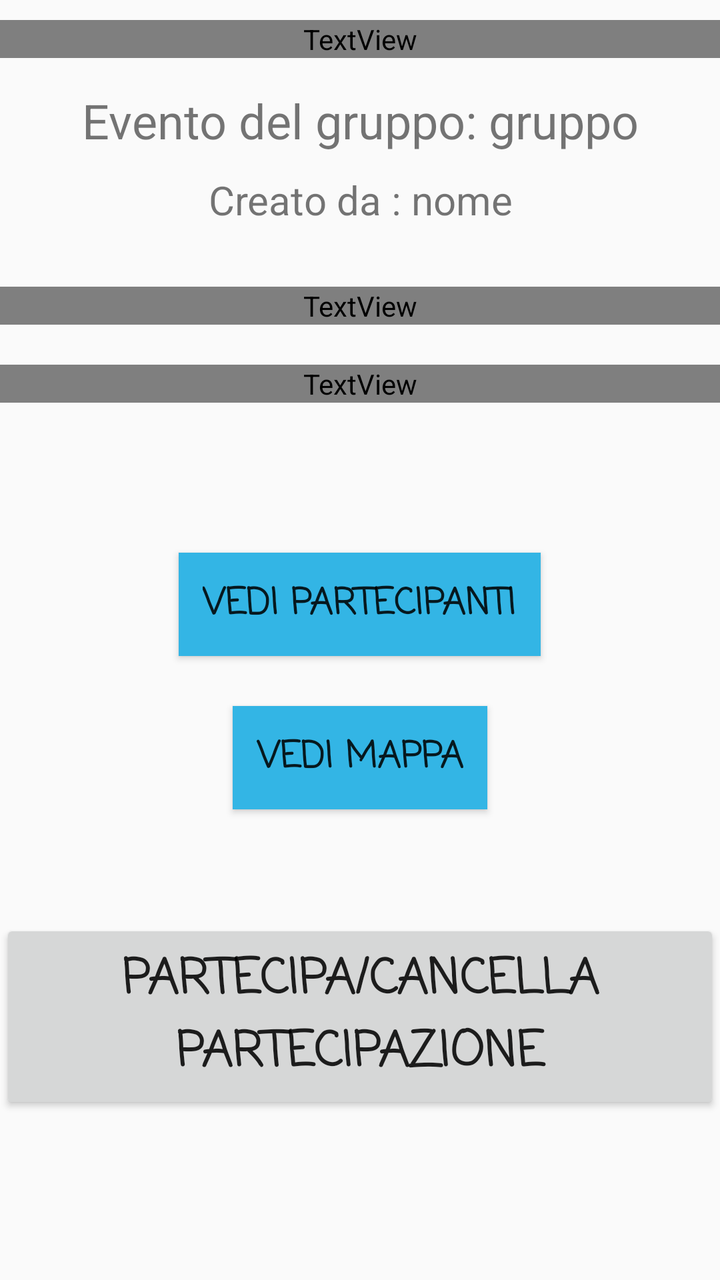
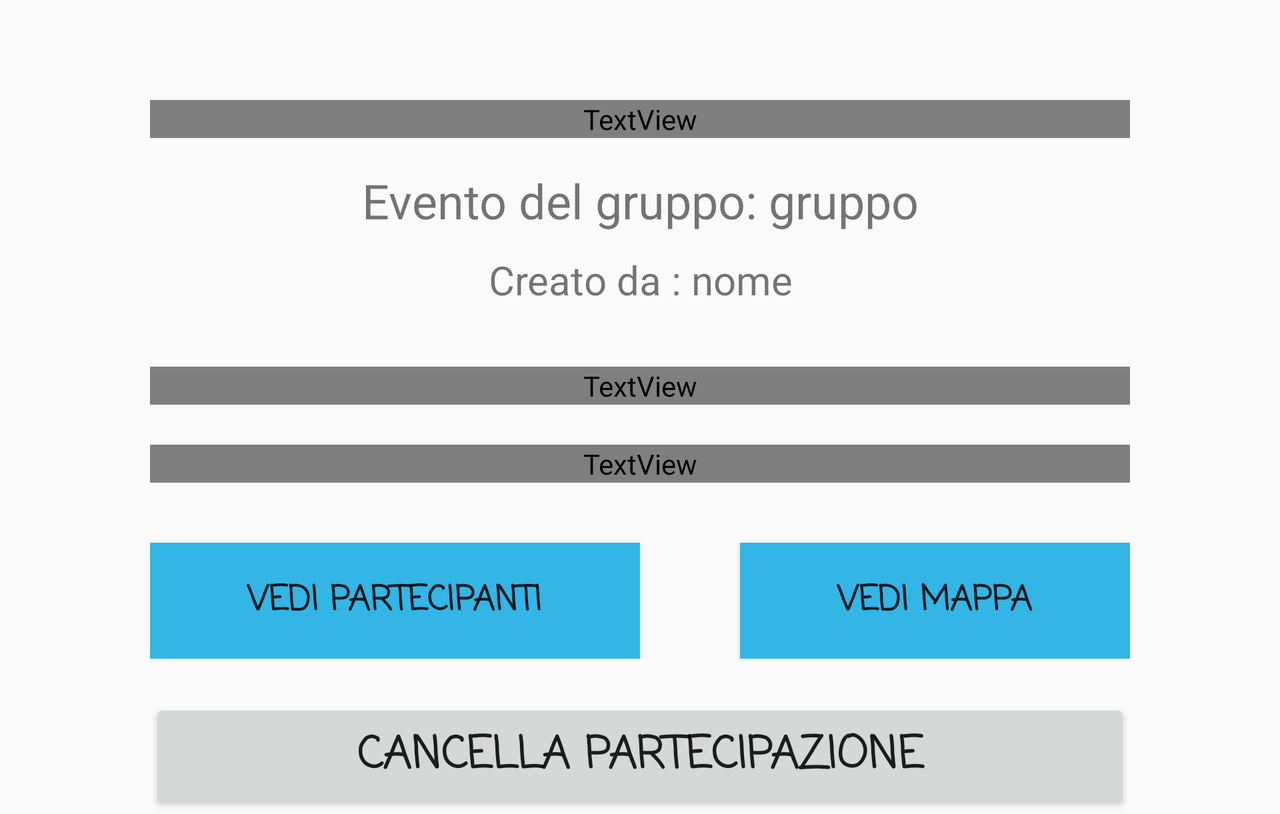

An Android layout and its configuration variant, each rendered on a device that would load it. The default file and the variant file are quoted in full after the pictures.
<!-- AndroidManifest.xml: application theme AppTheme -->
<!-- res/layout/fragment_event.xml -->
<?xml version="1.0" encoding="utf-8"?>
<LinearLayout xmlns:android="http://schemas.android.com/apk/res/android"
    android:orientation="vertical" android:layout_width="match_parent"
    android:layout_height="match_parent"
    android:weightSum="1">

    <TextView
        android:id="@+id/event_name_text"
        android:layout_width="match_parent"
        android:layout_height="wrap_content"
        android:fontFamily="casual"
        android:text="NomeEvento"
        android:textAlignment="center"
        android:layout_marginTop="10dp"
        android:textColor="@color/common_google_signin_btn_text_dark_focused"
        android:textSize="30sp"
        android:textStyle="bold" />

    <TextView
        android:id="@+id/event_group_text"
        android:layout_width="match_parent"
        android:layout_height="wrap_content"
        android:text="Evento del gruppo: gruppo"
        android:textAlignment="center"
        android:layout_marginTop="15dp"
        android:textSize="24sp" />

    <TextView
        android:id="@+id/event_creator_text"
        android:layout_width="match_parent"
        android:layout_height="wrap_content"
        android:text="Creato da : nome"
        android:textAlignment="center"
        android:layout_marginTop="10dp"
        android:textSize="20sp"/>

    <TextView
        android:id="@+id/event_day_text"
        android:layout_width="match_parent"
        android:layout_height="wrap_content"
        android:text="Il giorno: 1-1-2010 alle ore 10:00"
        android:textAlignment="center"
        android:textColor="@color/common_google_signin_btn_text_dark_focused"
        android:layout_marginTop="30dp"
        android:textSize="24sp" />

    <TextView
        android:id="@+id/event_location_text"
        android:layout_width="match_parent"
        android:layout_height="wrap_content"
        android:text="università ingegneria"
        android:textAlignment="center"
        android:layout_marginTop="20dp"
        android:layout_marginBottom="50dp"
        android:textColor="@color/common_google_signin_btn_text_light_default"
        android:textSize="24sp" />

    <android.support.v7.widget.AppCompatButton
        android:id="@+id/btn_event_view_partecipants"
        android:layout_width="wrap_content"
        android:layout_height="wrap_content"
        android:layout_gravity="center"
        android:layout_marginTop="25dp"
        android:background="@android:color/holo_blue_light"
        android:fontFamily="casual"
        android:padding="12dp"
        android:text="@string/view_partecipants"
        android:textSize="18sp"
        android:textStyle="bold" />

    <android.support.v7.widget.AppCompatButton
        android:id="@+id/btn_event_view_maps"
        android:layout_width="wrap_content"
        android:layout_height="wrap_content"
        android:layout_gravity="center"
        android:layout_marginTop="25dp"
        android:background="@android:color/holo_blue_light"
        android:fontFamily="casual"
        android:padding="12dp"
        android:text="@string/view_maps"
        android:textSize="18sp"
        android:textStyle="bold" />

    <android.support.v7.widget.AppCompatButton
        android:id="@+id/btn_event_partecipa"
        android:layout_width="wrap_content"
        android:layout_height="wrap_content"
        android:layout_gravity="center"
        android:layout_marginTop="55dp"
        android:fontFamily="casual"
        android:padding="12dp"
        android:text="Partecipa/Cancella Partecipazione"
        android:textSize="24sp"
        android:textStyle="bold" />
</LinearLayout>
<!-- resources referenced by this layout -->
<resources>
  <string name="view_maps">Vedi Mappa</string>
  <string name="view_partecipants">Vedi Partecipanti</string>
  <style name="AppTheme" parent="Theme.AppCompat.Light.DarkActionBar">
          
          <item name="colorPrimary">@color/colorPrimary</item>
          <item name="colorPrimaryDark">@color/colorPrimaryDark</item>
          <item name="colorAccent">@color/colorAccent</item>
      </style>
  <color name="colorPrimary">#FF9800</color>
  <color name="colorPrimaryDark">#F57C00</color>
  <color name="colorAccent">#4caf50</color>
</resources>
<!-- res/layout-land/fragment_event.xml (the repository's variant of the layout above) -->
<!-- drawn on the phone turned sideways -->
<?xml version="1.0" encoding="utf-8"?>
<ScrollView
    xmlns:android="http://schemas.android.com/apk/res/android"
    android:layout_width="wrap_content"
    android:layout_height="wrap_content">


<TableLayout
    android:layout_width="wrap_content"
    android:layout_height="wrap_content"
    android:layout_gravity="center"
    android:layout_marginStart="75dp"
    android:layout_marginEnd="75dp"
    android:paddingTop="50dp"
    android:stretchColumns="*">

    <TableRow>

        <TextView
            android:id="@+id/event_name_text"
            android:layout_width="wrap_content"
            android:layout_height="wrap_content"
            android:fontFamily="casual"
            android:text="NomeEvento"
            android:textAlignment="center"
            android:textColor="@color/common_google_signin_btn_text_dark_focused"
            android:textSize="30sp"
            android:textStyle="bold"
            android:layout_span="2"/>
    </TableRow>
    <TableRow>
        <TextView
            android:id="@+id/event_group_text"
            android:layout_width="match_parent"
            android:layout_height="wrap_content"
            android:text="Evento del gruppo: gruppo"
            android:textAlignment="center"
            android:layout_marginTop="15dp"
            android:textSize="24sp"
            android:layout_span="2"/>
    </TableRow>
    <TableRow>
        <TextView
            android:id="@+id/event_creator_text"
            android:layout_width="match_parent"
            android:layout_height="wrap_content"
            android:text="Creato da : nome"
            android:textAlignment="center"
            android:layout_marginTop="10dp"
            android:textSize="20sp"
            android:layout_span="2"/>
    </TableRow>
    <TableRow>
        <TextView
            android:id="@+id/event_day_text"
            android:layout_width="match_parent"
            android:layout_height="wrap_content"
            android:layout_marginTop="30dp"
            android:text="Il giorno: 1-1-2010 alle ore 10:00"
            android:textAlignment="center"
            android:textColor="@color/common_google_signin_btn_text_dark_focused"
            android:textSize="24sp"
            android:layout_span="2"/>
        </TableRow>
    <TableRow>
        <TextView
            android:id="@+id/event_location_text"
            android:layout_width="match_parent"
            android:layout_height="wrap_content"
            android:layout_marginBottom="30dp"
            android:layout_marginTop="20dp"
            android:text="Via boh, Genova, Italia"
            android:textAlignment="center"
            android:textColor="@color/common_google_signin_btn_text_light_default"
            android:textSize="24sp"
            android:layout_span="2"/>
    </TableRow>


    <TableRow>

        <android.support.v7.widget.AppCompatButton
            android:id="@+id/btn_event_view_partecipants"
            android:layout_width="match_parent"
            android:layout_height="wrap_content"
            android:layout_marginEnd="50dp"
            android:background="@android:color/holo_blue_light"
            android:fontFamily="casual"
            android:padding="16dp"
            android:text="@string/view_partecipants"
            android:textSize="17sp"
            android:textStyle="bold"
            android:layout_span="1"/>

        <android.support.v7.widget.AppCompatButton
            android:id="@+id/btn_event_view_maps"
            android:layout_width="wrap_content"
            android:layout_height="wrap_content"
            android:background="@android:color/holo_blue_light"
            android:fontFamily="casual"
            android:padding="16dp"
            android:text="@string/view_maps"
            android:textSize="17sp"
            android:textStyle="bold"
            android:layout_span="1"/>

    </TableRow>

    <TableRow>

        <android.support.v7.widget.AppCompatButton
            android:id="@+id/btn_event_partecipa"
            android:layout_width="wrap_content"
            android:layout_height="wrap_content"
            android:layout_marginTop="20dp"
            android:fontFamily="casual"
            android:padding="12dp"
            android:text="Cancella Partecipazione"
            android:textSize="22sp"
            android:textStyle="bold"
            android:layout_span="2" />

    </TableRow>

</TableLayout>
</ScrollView>
